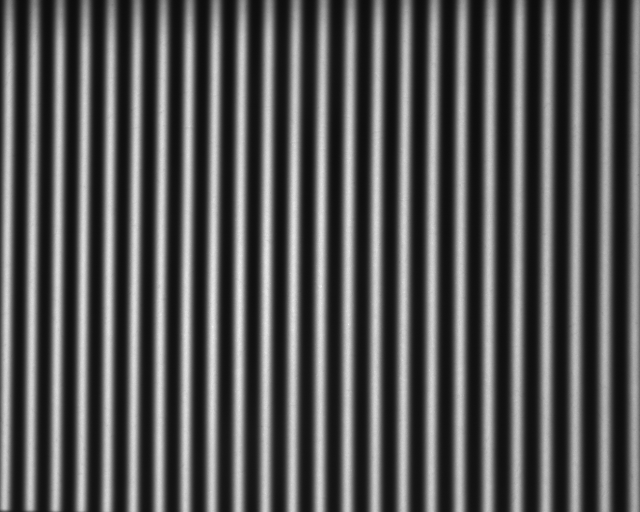
%> input picture temp/pic/平面 18步相移+3步相移图像/32/1.bmp, 1280 x 1024 px (shown at 1/2 size)
$ octave main.m   (GNU Octave 9; MATLAB toolbox functions it lacks are replaced by stand-ins)
%> lines starting %> are read from the running program, lines starting %| are printed output that depends on the picture
clear;clc;close all;
tic
% 就三步相移吧 这里是bmp，就单通道
img0(:,:,1)=double(imread('1.bmp'));
%> img0: size 1024x1280 double; min 11, max 255, mean 87.6; mean of the top-left, top-right, bottom-left and bottom-right quarters 87.5, 82.4, 94.3, 86.4
img0(:,:,2)=double(imread('2.bmp'));
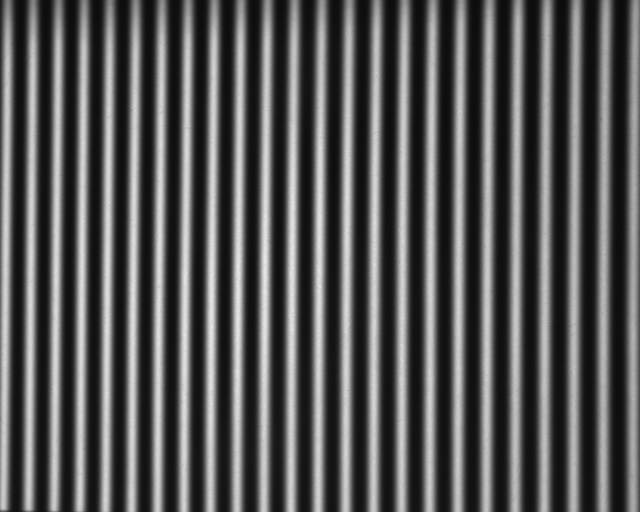
%> input picture temp/pic/平面 18步相移+3步相移图像/32/2.bmp, 1280 x 1024 px (shown at 1/2 size)
img0(:,:,3)=double(imread('3.bmp'));
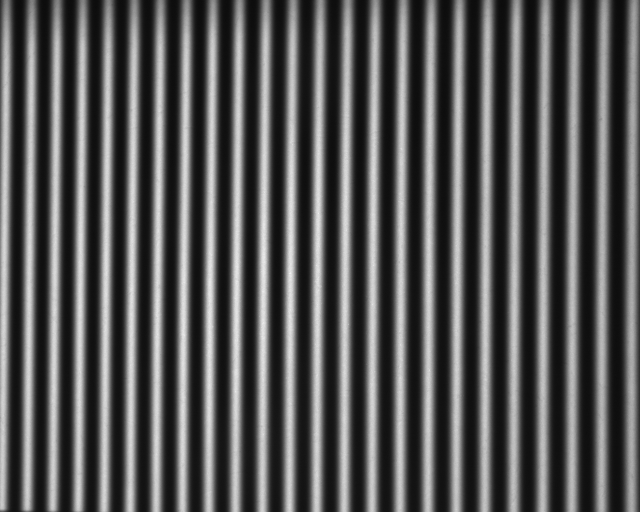
%> input picture temp/pic/平面 18步相移+3步相移图像/32/3.bmp, 1280 x 1024 px (shown at 1/2 size)
%> img0: size 1024x1280x3 double
n0=size(img0);
%> n0 = [1024 1280 3]
bs=2^10;%均衡化精度

img1=img0(round(0.05*n0(1)):round(0.95*n0(1)),round(0.05*n0(2)):round(0.95*n0(2)),:); %xjb裁剪掉不要的地方
%n=size(img1);
p1=a2ph(img1);
%> after the loop in a2ph, `for k=0:n(3)-1`:
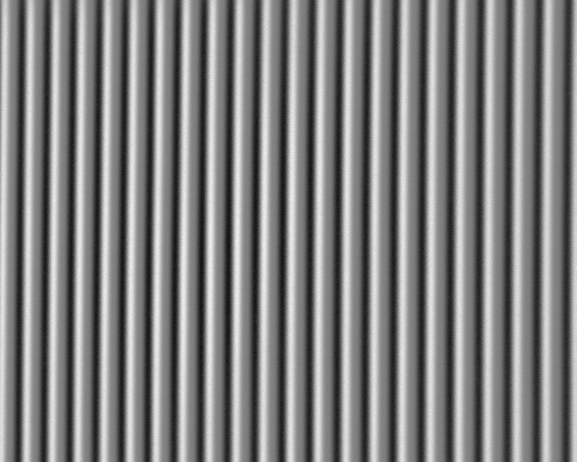
%> a: size 923x1153 double (shown at 1/2 size); min -48.5, max 47.63, mean 0; drawn with min black and max white
%转为截断相位

p1_1=p1';
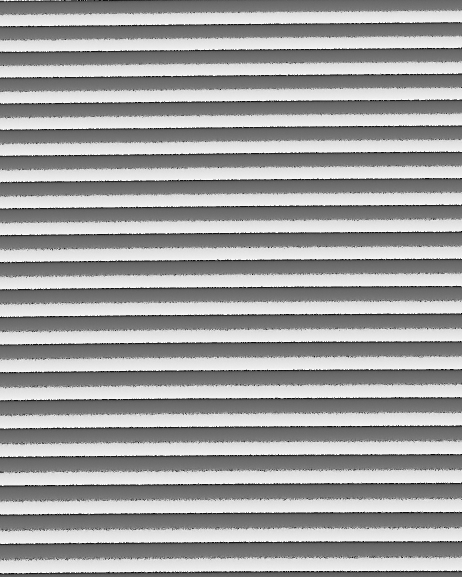
%> p1_1: size 1153x923 double (shown at 1/2 size); min -3.14, max 3.12, mean 0.824; mean of the top-left, top-right, bottom-left and bottom-right quarters 0.839, 0.844, 0.805, 0.81; drawn with min black and max white
p1_1=p1_1(1:5120);
%> p1_1 = 5120 values, max 3.11 at index 4976, min -3.14 at index 1442, mean 0.804

p1_1=p1_1(:);
clear p1,clear n;

p1_1_c=pheq(p1_1,bs,min(p1_1(:)),max(p1_1(:)));
%> in pheq, `img0=double(img0);`: img0 has the same summary as p1_1 outside pheq
%> in pheq, `img0=(img0-min(img0(:)))./(max(img0(:))-min(img0(:)));`: img0 = 5120 values, max 1 at index 4976, min 0 at index 1442, mean 0.631
%> in pheq, `img0=round(img0*(n-1));`: img0 = 5120 values, max 1023 at index 1570, min 0 at index 30, mean 645.7
%> in pheq, `num=sum(~isnan(img0(:)));`: num = 5120
%> after the loop in pheq, `for k=0:n-1`: img1 = 5120 values, max 1 at index 1570, min 0.00664 at index 30, mean 0.503
%> in pheq, `img1=(img1-min(img1(:)))./(max(img1(:))-min(img1(:)));`: img1 = 5120 values, max 1 at index 1570, min 0 at index 30, mean 0.5
%> in pheq, `img1=img1*(r1-r0)+r0;`: img1 = 5120 values, max 3.11 at index 1570, min -3.14 at index 30, mean -0.0149
%> p1_1_c has the same summary as img1 in pheq
% 可以排序然后滤波降噪，但还是算了
p1_1_c=p1_1_c-p1_1;
%> p1_1_c = 5120 values, max 0.102 at index 339, min -1.76 at index 3567, mean -0.819

p0=a2ph(img0);
%> after the loop in a2ph (call 2), `for k=0:n(3)-1`:
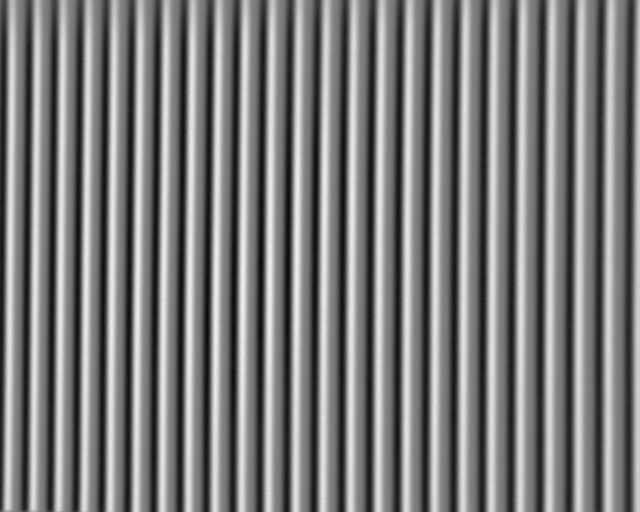
%> b: size 1024x1280 double (shown at 1/2 size); min -75.5, max 79, mean 0; drawn with min black and max white
%> in a2ph (call 2), `I=-atan2(a,b);`:
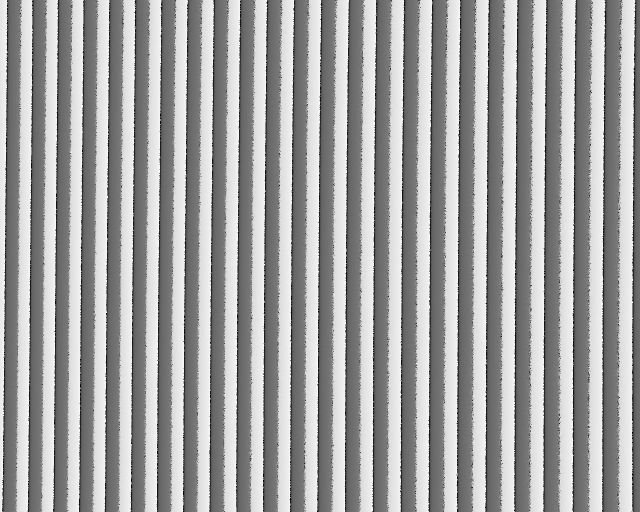
%> I: size 1024x1280 double (shown at 1/2 size); min -3.14, max 3.12, mean 0.827; drawn with min black and max white
% [9 lines of commented-out code are left out]
u=1; % 不提取就取1吧
%相位对比转换
t0=(p1_1+pi)/(2*pi)*(bs-1);
%> t0 = 5120 values, max 1017.9 at index 4976, min 2.89e-13 at index 1442, mean 642.5
t1=0:(bs-1);
[~,x]=min(abs(t1-t0));
%> x = 1024 values, max 5095 at index 430, min 3 at index 32, mean 1776.3
tr=p1_1_c(x);
%> tr = 1024 values, max 0.102 at index 506, min -1.76 at index 375, mean -0.83
clear x;clear t0;clear t1;
%表建立完成
p2=tr(round((p0+pi)/(2*pi)*(bs-1)+1));
p2=(p2+p0).*u;
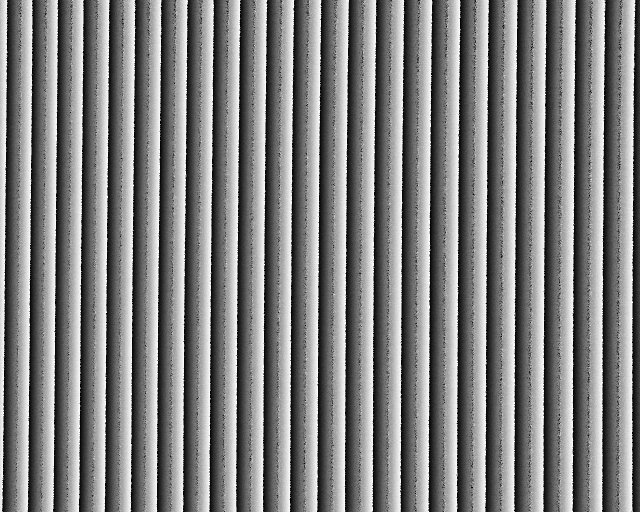
%> p2: size 1024x1280 double (shown at 1/2 size); min -3.15, max 3.12, mean 0.00706; drawn with min black and max white
%> the run ends on the next line

p0=p0.*u;
% [11 lines of commented-out code are left out]
toc

temprms
% [2 lines not run here, left out]
function I=a2ph(img)
%转相位
n=size(img);
a=zeros(n(1),n(2));
b=a;
for k=0:n(3)-1
    a=a+img(:,:,k+1)*sin(2*pi*k/n(3));
    b=b+img(:,:,k+1)*cos(2*pi*k/n(3));
end
I=-atan2(a,b);
end
function img1=pheq(img0,n,r0,r1)
%其实只是均衡化,感觉不如用matalb自带的
%但至少输入输出的范围没那么麻烦
%对NaN也适用改造
img0=double(img0);
img1=zeros(size(img0));
img0=(img0-min(img0(:)))./(max(img0(:))-min(img0(:)));
img0=round(img0*(n-1));
num=sum(~isnan(img0(:)));
for k=0:n-1
    img1=img1+(img0==k)*sum(img0(:)<=k)/num;
end
img1(isnan(img0))=NaN;
img1=(img1-min(img1(:)))./(max(img1(:))-min(img1(:)));
img1=img1*(r1-r0)+r0;
end
